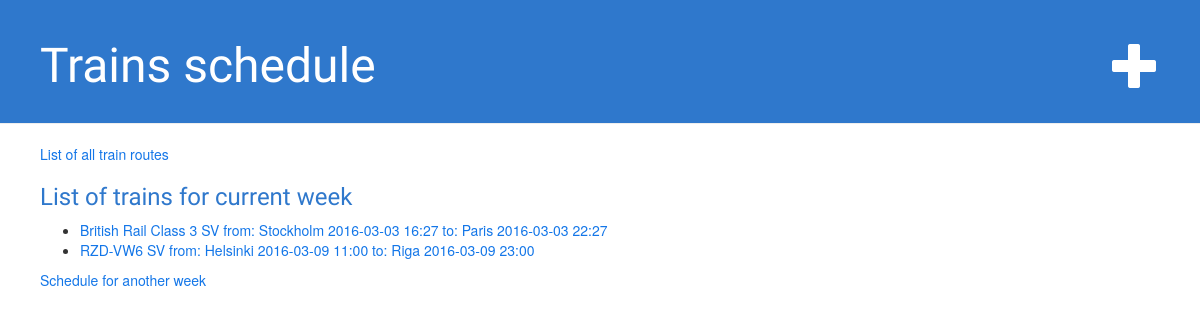
Before: /schedule/ with the older database file.
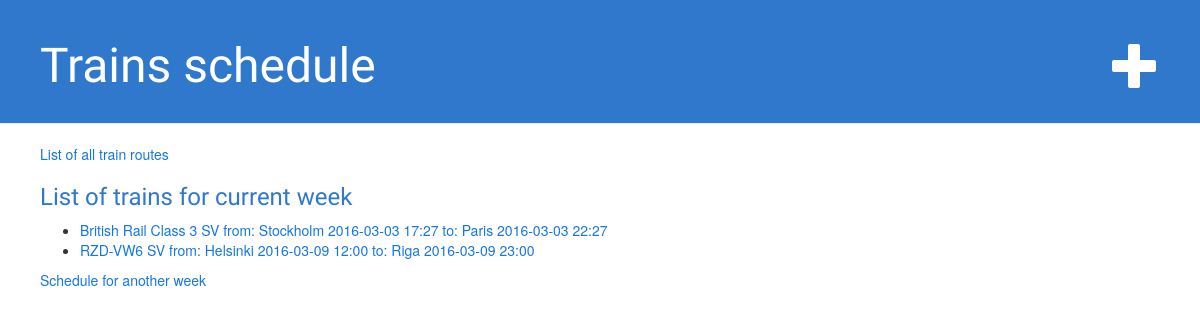
After: the same page with the newer database file.
### trains_schedule/models.py (models this page shows, shortened)
class Schedule(models.Model):
    departure_city = models.ForeignKey(City, related_name='s_departure_city_name')
    destination_city = models.ForeignKey(City, related_name='s_destination_city_name')
    departure_date = models.DateTimeField('date of departure')
    destination_date = models.DateTimeField('date of arriving')
    train = models.ForeignKey(Train)
    def display_name(self):
        return u'{} from: {} {} to: {} {}'.format(self.train, self.departure_city,
                                                  self.departure_date.strftime("%Y-%m-%d %H:%M"),
                                                  self.destination_city,
                                                  self.destination_date.strftime("%Y-%m-%d %H:%M"))

class Train(models.Model):
    train_model = models.CharField(max_length=20)
    train_type = models.CharField(max_length=10)
    train_type_description = models.CharField(max_length=100)
    train_capacity = models.IntegerField(default=0)
    def __unicode__(self):
        return u'{} {}'.format(self.train_model, self.train_type)

class City(models.Model):
    city_name = models.CharField(max_length=60)
    def trip_count(self):
        """
        Используется на форме администратора для отображения количества маршрутов в/из города
        """
        return self.s_departure_city_name.count() + self.s_destination_city_name.count()
    trip_count.short_description = 'Number of routes in/out of the city'
    def __unicode__(self):
        return u'{}'.format(self.city_name)

### trains_schedule/views.py (the view)
def index(request):
    latest_schedule_list = Schedule.objects.filter(departure_date__gte=timezone.now(),
                                                   departure_date__lte=timezone.now() +
                                                   datetime.timedelta(days=7)).order_by('departure_date')
    context = {'latest_schedule_list': latest_schedule_list}
    return render(request, 'trains_schedule/index.html', context)

### trains_schedule/templates/trains_schedule/index.html
{% extends 'trains_schedule/base.html' %}
{% block content %}
    <a href="{% url 'all_route' %}">List of all train routes</a>
    <h3>List of trains for current week</h3>
    {% if latest_schedule_list %}
        <ul>
        {% for train_route in latest_schedule_list %}
            <li><a href="{% url 'detail' train_route.id %}">{{ train_route.display_name }}</a></li>
        {% endfor %}
        </ul>
    {% else %}
        <p>No schedule are available.</p>
    {% endif %}
    <a href="{% url 'weeks_schedule' %}">Schedule for another week</a>
{% endblock content %}

Changed rows visible on the page:
changed Schedule: display_name "British Rail Class 3 SV from: Stockholm 2016-03-03 16:27 to: Paris 2016-03-03 22:27" → "British Rail Class 3 SV from: Stockholm 2016-03-03 17:27 to: Paris 2016-03-03 22:27"
changed Schedule: display_name "RZD-VW6 SV from: Helsinki 2016-03-09 11:00 to: Riga 2016-03-09 23:00" → "RZD-VW6 SV from: Helsinki 2016-03-09 12:00 to: Riga 2016-03-09 23:00"
